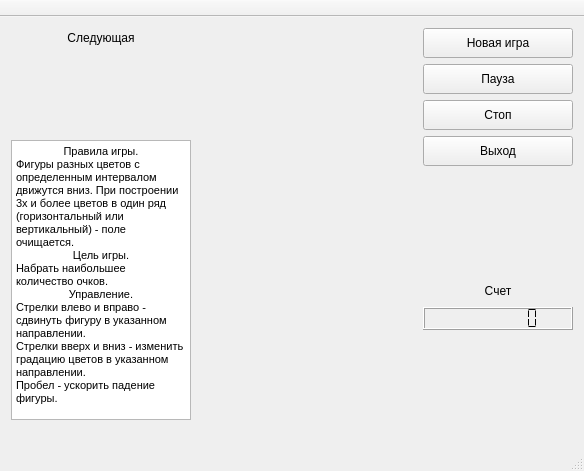
<?xml version="1.0" encoding="UTF-8"?>
<ui version="4.0">
 <class>Tetris</class>
 <widget class="QMainWindow" name="Tetris">
  <property name="geometry">
   <rect>
    <x>0</x>
    <y>0</y>
    <width>584</width>
    <height>471</height>
   </rect>
  </property>
  <property name="windowTitle">
   <string>Tetris</string>
  </property>
  <property name="windowIcon">
   <iconset>
    <normaloff>Images/Tetris.png</normaloff>Images/Tetris.png</iconset>
  </property>
  <widget class="QWidget" name="centralWidget">
   <layout class="QGridLayout" name="gridLayout">
    <item row="0" column="2">
     <layout class="QVBoxLayout" name="verticalLayout_2">
      <item>
       <widget class="QPushButton" name="buttonNewGame">
        <property name="minimumSize">
         <size>
          <width>0</width>
          <height>30</height>
         </size>
        </property>
        <property name="maximumSize">
         <size>
          <width>150</width>
          <height>30</height>
         </size>
        </property>
        <property name="text">
         <string>Новая игра</string>
        </property>
        <property name="icon">
         <iconset>
          <normaloff>Images/iconNewGame.ico</normaloff>Images/iconNewGame.ico</iconset>
        </property>
       </widget>
      </item>
      <item>
       <widget class="QPushButton" name="buttonPause">
        <property name="minimumSize">
         <size>
          <width>0</width>
          <height>30</height>
         </size>
        </property>
        <property name="maximumSize">
         <size>
          <width>150</width>
          <height>30</height>
         </size>
        </property>
        <property name="text">
         <string>Пауза</string>
        </property>
        <property name="icon">
         <iconset>
          <normaloff>Images/PauseDisabled_26933.ico</normaloff>Images/PauseDisabled_26933.ico</iconset>
        </property>
       </widget>
      </item>
      <item>
       <widget class="QPushButton" name="buttonStop">
        <property name="minimumSize">
         <size>
          <width>0</width>
          <height>30</height>
         </size>
        </property>
        <property name="maximumSize">
         <size>
          <width>150</width>
          <height>30</height>
         </size>
        </property>
        <property name="text">
         <string>Стоп</string>
        </property>
        <property name="icon">
         <iconset>
          <normaloff>Images/Stop_37106.ico</normaloff>Images/Stop_37106.ico</iconset>
        </property>
       </widget>
      </item>
      <item>
       <widget class="QPushButton" name="buttonExit">
        <property name="minimumSize">
         <size>
          <width>0</width>
          <height>30</height>
         </size>
        </property>
        <property name="maximumSize">
         <size>
          <width>150</width>
          <height>30</height>
         </size>
        </property>
        <property name="text">
         <string>Выход</string>
        </property>
        <property name="icon">
         <iconset>
          <normaloff>Images/exit_closethesession_close_6317.ico</normaloff>Images/exit_closethesession_close_6317.ico</iconset>
        </property>
       </widget>
      </item>
      <item>
       <spacer name="verticalSpacer_3">
        <property name="orientation">
         <enum>Qt::Vertical</enum>
        </property>
        <property name="sizeHint" stdset="0">
         <size>
          <width>20</width>
          <height>40</height>
         </size>
        </property>
       </spacer>
      </item>
      <item>
       <widget class="QLabel" name="Score">
        <property name="minimumSize">
         <size>
          <width>150</width>
          <height>20</height>
         </size>
        </property>
        <property name="maximumSize">
         <size>
          <width>150</width>
          <height>20</height>
         </size>
        </property>
        <property name="frameShape">
         <enum>QFrame::NoFrame</enum>
        </property>
        <property name="text">
         <string>Счет</string>
        </property>
        <property name="alignment">
         <set>Qt::AlignCenter</set>
        </property>
       </widget>
      </item>
      <item>
       <widget class="QLCDNumber" name="lcdNumber">
        <property name="minimumSize">
         <size>
          <width>150</width>
          <height>0</height>
         </size>
        </property>
        <property name="maximumSize">
         <size>
          <width>150</width>
          <height>30</height>
         </size>
        </property>
        <property name="frameShape">
         <enum>QFrame::Box</enum>
        </property>
        <property name="lineWidth">
         <number>1</number>
        </property>
        <property name="midLineWidth">
         <number>0</number>
        </property>
        <property name="digitCount">
         <number>8</number>
        </property>
        <property name="segmentStyle">
         <enum>QLCDNumber::Flat</enum>
        </property>
       </widget>
      </item>
      <item>
       <spacer name="verticalSpacer_2">
        <property name="orientation">
         <enum>Qt::Vertical</enum>
        </property>
        <property name="sizeHint" stdset="0">
         <size>
          <width>20</width>
          <height>40</height>
         </size>
        </property>
       </spacer>
      </item>
     </layout>
    </item>
    <item row="0" column="1">
     <widget class="Glass" name="widget" native="true">
      <property name="minimumSize">
       <size>
        <width>220</width>
        <height>400</height>
       </size>
      </property>
      <property name="sizeIncrement">
       <size>
        <width>40</width>
        <height>20</height>
       </size>
      </property>
      <property name="m_rows" stdset="0">
       <UInt>0</UInt>
      </property>
      <property name="m_columns" stdset="0">
       <UInt>0</UInt>
      </property>
     </widget>
    </item>
    <item row="0" column="0">
     <layout class="QVBoxLayout" name="verticalLayout">
      <item>
       <widget class="QLabel" name="NextLable">
        <property name="minimumSize">
         <size>
          <width>0</width>
          <height>20</height>
         </size>
        </property>
        <property name="frameShape">
         <enum>QFrame::NoFrame</enum>
        </property>
        <property name="text">
         <string>Следующая</string>
        </property>
        <property name="alignment">
         <set>Qt::AlignCenter</set>
        </property>
       </widget>
      </item>
      <item>
       <widget class="NextFigure" name="widget_2" native="true">
        <property name="minimumSize">
         <size>
          <width>180</width>
          <height>80</height>
         </size>
        </property>
       </widget>
      </item>
      <item>
       <widget class="QTextBrowser" name="textBrowser">
        <property name="minimumSize">
         <size>
          <width>180</width>
          <height>280</height>
         </size>
        </property>
        <property name="maximumSize">
         <size>
          <width>180</width>
          <height>280</height>
         </size>
        </property>
        <property name="html">
         <string>&lt;!DOCTYPE HTML PUBLIC &quot;-//W3C//DTD HTML 4.0//EN&quot; &quot;http://www.w3.org/TR/REC-html40/strict.dtd&quot;&gt;
&lt;html&gt;&lt;head&gt;&lt;meta name=&quot;qrichtext&quot; content=&quot;1&quot; /&gt;&lt;style type=&quot;text/css&quot;&gt;
p, li { white-space: pre-wrap; }
&lt;/style&gt;&lt;/head&gt;&lt;body style=&quot; font-family:'MS Shell Dlg 2'; font-size:8.25pt; font-weight:400; font-style:normal;&quot;&gt;
&lt;p align=&quot;center&quot; style=&quot; margin-top:0px; margin-bottom:0px; margin-left:0px; margin-right:0px; -qt-block-indent:0; text-indent:0px;&quot;&gt;Правила игры.&lt;/p&gt;
&lt;p style=&quot; margin-top:0px; margin-bottom:0px; margin-left:0px; margin-right:0px; -qt-block-indent:0; text-indent:0px;&quot;&gt;Фигуры разных цветов с определенным интервалом движутся вниз. При построении 3х и более цветов в один ряд (горизонтальный или вертикальный) - поле очищается.&lt;/p&gt;
&lt;p align=&quot;center&quot; style=&quot; margin-top:0px; margin-bottom:0px; margin-left:0px; margin-right:0px; -qt-block-indent:0; text-indent:0px;&quot;&gt;Цель игры.&lt;/p&gt;
&lt;p style=&quot; margin-top:0px; margin-bottom:0px; margin-left:0px; margin-right:0px; -qt-block-indent:0; text-indent:0px;&quot;&gt;Набрать наибольшее количество очков.&lt;/p&gt;
&lt;p align=&quot;center&quot; style=&quot; margin-top:0px; margin-bottom:0px; margin-left:0px; margin-right:0px; -qt-block-indent:0; text-indent:0px;&quot;&gt;Управление.&lt;/p&gt;
&lt;p style=&quot; margin-top:0px; margin-bottom:0px; margin-left:0px; margin-right:0px; -qt-block-indent:0; text-indent:0px;&quot;&gt;Стрелки влево и вправо - сдвинуть фигуру в указанном направлении.&lt;/p&gt;
&lt;p style=&quot; margin-top:0px; margin-bottom:0px; margin-left:0px; margin-right:0px; -qt-block-indent:0; text-indent:0px;&quot;&gt;Стрелки вверх и вниз - изменить градацию цветов в указанном направлении.&lt;/p&gt;
&lt;p style=&quot; margin-top:0px; margin-bottom:0px; margin-left:0px; margin-right:0px; -qt-block-indent:0; text-indent:0px;&quot;&gt;Пробел - ускорить падение фигуры.&lt;/p&gt;&lt;/body&gt;&lt;/html&gt;</string>
        </property>
       </widget>
      </item>
      <item>
       <spacer name="verticalSpacer">
        <property name="orientation">
         <enum>Qt::Vertical</enum>
        </property>
        <property name="sizeHint" stdset="0">
         <size>
          <width>20</width>
          <height>40</height>
         </size>
        </property>
       </spacer>
      </item>
     </layout>
    </item>
   </layout>
  </widget>
  <widget class="QMenuBar" name="menuBar">
   <property name="geometry">
    <rect>
     <x>0</x>
     <y>0</y>
     <width>584</width>
     <height>21</height>
    </rect>
   </property>
  </widget>
  <widget class="QToolBar" name="mainToolBar">
   <property name="enabled">
    <bool>false</bool>
   </property>
   <property name="movable">
    <bool>false</bool>
   </property>
   <property name="floatable">
    <bool>false</bool>
   </property>
   <attribute name="toolBarArea">
    <enum>TopToolBarArea</enum>
   </attribute>
   <attribute name="toolBarBreak">
    <bool>false</bool>
   </attribute>
  </widget>
  <widget class="QStatusBar" name="statusBar"/>
 </widget>
 <layoutdefault spacing="6" margin="11"/>
 <customwidgets>
  <customwidget>
   <class>Glass</class>
   <extends>QWidget</extends>
   <header>glass.h</header>
   <container>1</container>
   <slots>
    <signal>setScore(int)</signal>
    <signal>changePauseButton()</signal>
    <signal>sendNextFigure(Figure*)</signal>
    <signal>stopNextFigure(bool*)</signal>
    <slot>slotNewGame()</slot>
    <slot>pauseGame()</slot>
    <slot>stopGame()</slot>
   </slots>
  </customwidget>
  <customwidget>
   <class>NextFigure</class>
   <extends>QWidget</extends>
   <header>nextfigure.h</header>
   <container>1</container>
   <slots>
    <slot>getNextFigure(Figure*)</slot>
    <slot>stopGame(bool*)</slot>
   </slots>
  </customwidget>
 </customwidgets>
 <resources/>
 <connections>
  <connection>
   <sender>buttonExit</sender>
   <signal>clicked()</signal>
   <receiver>Tetris</receiver>
   <slot>close()</slot>
   <hints>
    <hint type="sourcelabel">
     <x>449</x>
     <y>180</y>
    </hint>
    <hint type="destinationlabel">
     <x>414</x>
     <y>33</y>
    </hint>
   </hints>
  </connection>
  <connection>
   <sender>buttonNewGame</sender>
   <signal>clicked()</signal>
   <receiver>widget</receiver>
   <slot>slotNewGame()</slot>
   <hints>
    <hint type="sourcelabel">
     <x>350</x>
     <y>56</y>
    </hint>
    <hint type="destinationlabel">
     <x>242</x>
     <y>150</y>
    </hint>
   </hints>
  </connection>
  <connection>
   <sender>widget</sender>
   <signal>setScore(int)</signal>
   <receiver>lcdNumber</receiver>
   <slot>display(int)</slot>
   <hints>
    <hint type="sourcelabel">
     <x>229</x>
     <y>260</y>
    </hint>
    <hint type="destinationlabel">
     <x>449</x>
     <y>335</y>
    </hint>
   </hints>
  </connection>
  <connection>
   <sender>buttonPause</sender>
   <signal>clicked()</signal>
   <receiver>widget</receiver>
   <slot>pauseGame()</slot>
   <hints>
    <hint type="sourcelabel">
     <x>379</x>
     <y>93</y>
    </hint>
    <hint type="destinationlabel">
     <x>229</x>
     <y>260</y>
    </hint>
   </hints>
  </connection>
  <connection>
   <sender>widget</sender>
   <signal>changePauseButton()</signal>
   <receiver>Tetris</receiver>
   <slot>changeButtonPause()</slot>
   <hints>
    <hint type="sourcelabel">
     <x>229</x>
     <y>260</y>
    </hint>
    <hint type="destinationlabel">
     <x>229</x>
     <y>253</y>
    </hint>
   </hints>
  </connection>
  <connection>
   <sender>buttonStop</sender>
   <signal>clicked()</signal>
   <receiver>widget</receiver>
   <slot>stopGame()</slot>
   <hints>
    <hint type="sourcelabel">
     <x>379</x>
     <y>129</y>
    </hint>
    <hint type="destinationlabel">
     <x>229</x>
     <y>260</y>
    </hint>
   </hints>
  </connection>
  <connection>
   <sender>widget</sender>
   <signal>sendNextFigure(Figure*)</signal>
   <receiver>widget_2</receiver>
   <slot>getNextFigure(Figure*)</slot>
   <hints>
    <hint type="sourcelabel">
     <x>229</x>
     <y>260</y>
    </hint>
    <hint type="destinationlabel">
     <x>80</x>
     <y>108</y>
    </hint>
   </hints>
  </connection>
  <connection>
   <sender>widget</sender>
   <signal>stopNextFigure(bool*)</signal>
   <receiver>widget_2</receiver>
   <slot>stopGame(bool*)</slot>
   <hints>
    <hint type="sourcelabel">
     <x>229</x>
     <y>260</y>
    </hint>
    <hint type="destinationlabel">
     <x>80</x>
     <y>108</y>
    </hint>
   </hints>
  </connection>
 </connections>
 <slots>
  <signal>on_pushButton_3_clicked()</signal>
  <slot>changeButtonPause()</slot>
 </slots>
</ui>
